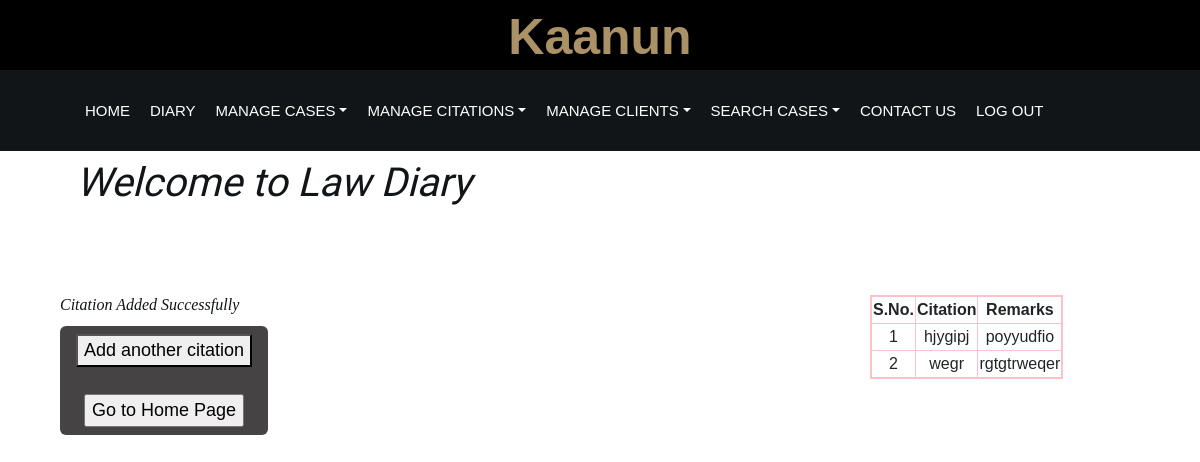
Screenshot of /citations/citationGeneral.php (signed in) with the database file from the repository.
### tables this page shows
CREATE TABLE `citations` (
  `idCit` int(15) NOT NULL,
  `userId` int(15) NOT NULL,
  `citation` varchar(5000) NOT NULL,
  `remarks` varchar(5000) NOT NULL
);

### citations/citationGeneral.php (the view, shortened to what this page needs)
<!DOCTYPE html>
<html>
<head>
    <link href="css/style.css" rel="stylesheet">
    <link href="https://stackpath.bootstrapcdn.com/bootstrap/4.4.1/css/bootstrap.min.css" rel="stylesheet">
    <link href="https://cdnjs.cloudflare.com/ajax/libs/font-awesome/5.10.0/css/all.min.css" rel="stylesheet">
    <link href="lib/animate/animate.min.css" rel="stylesheet">
    <link href="lib/owlcarousel/assets/owl.carousel.min.css" rel="stylesheet">
    <link href="../css/index_style.css" rel="stylesheet">
</head>
<body>
    <div class="wrapper">
        <div class="top-bar">
            <div class="container-fluid">
                <div class="row">
                    <div class="logo">
                        <center>
                            <a href="./index.php" class="link_head">
                                <p>Kaanun</p>
                            </a>
                        </center>
                    </div>
                </div>
            </div>
        </div>
    </div>
    <div class="nav-bar" style="margin:auto">
        <div class="container-fluid">
            <nav class="navbar navbar-expand-lg bg-dark navbar-dark">
                <div class="collapse navbar-collapse justify-content-between" id="navbarCollapse">
                    <div class="navbar-nav mr-auto">
                        <a href="../home.php" class="nav-item nav-link">Home</a>
                        <a href="../diary/dateRetrieve.php" class="nav-item nav-link">Diary</a>
                        <div class="nav-item dropdown">
                            <a href="#" class="nav-link dropdown-toggle" data-toggle="dropdown">Manage Cases</a>
                        </div>
                        <div class="nav-item dropdown">
                            <a href="#" class="nav-link dropdown-toggle" data-toggle="dropdown">Manage Citations</a>
                        </div>
                        <div class="nav-item dropdown">
                            <a href="#" class="nav-link dropdown-toggle" data-toggle="dropdown">Manage Clients</a>
                        </div>
                        <div class="nav-item dropdown">
                            <a href="#" class="nav-link dropdown-toggle" data-toggle="dropdown">Search Cases</a>
                        </div>
                        <a href="../home.php #footer" class="nav-item nav-link">Contact Us</a>
                        <a href="../index.php" class="nav-item nav-link">Log Out</a>
                    </div>
                </div>
            </nav>
        </div>
    </div>
    <nav id="navbar" class="navbar order-last order-lg-4" style="margin-left: 5%;">
        <h3 style="font-family: 'Tangerine', serif; font-size: 40px; display: inline;">Welcome to Law Diary</h3>
    </nav>
    <br><br><br>
    <?php
    $mysqli = new mysqli("localhost", "root", "", "lawdiary");
    $userId = $_SESSION["userID"];
    $citation = $_POST['citation'];
    $remarks = $_POST['remarks'];
    ?>
    <div class="container" style="display:flex">
        <div class="col" style="flex:1">
            <?php
            $sqlCit = "select * from citations ORDER BY idCit DESC LIMIT 1";
            $resultCit = $mysqli->query($sqlCit);
            if ($resultCit->num_rows > 0) {
                while ($rowCit = $resultCit->fetch_assoc()) {
                    $idCit = $rowCit['idCit'] + 1;
                }
            } else {
                $idCit = 1;
            }
            $sql = "insert into citations(idCit, userid, citation, remarks) values ($idCit, $userId, '$citation', '$remarks')";
            if ($mysqli->query($sql) === FALSE) {
                echo "Error: " . $sql . "<br>" . $mysqli->error;
            } else {
                echo "<h6>Citation Added Successfully</h6>";
            ?>
                <div class="button" style="float: center; width: 30%">
                    <center>
                        <form action="./addGeneral.php" method="post">
                            <button name="caseid" style="float: center; left: 8%">Add another citation</button>
                        </form>
                        <br>
                        <form action="../home.php" class="button" style="display: inline; width:18px">
                            <input type="submit" value="Go to Home Page">
                        </form>
                    </center>
                </div>
            <?php
            }
            ?>
        </div>
        <div class="col" style="flex:0.5; margin-left:10px">
            <?php
            $sqlCit = "select * from citations where userid=$userId";
            $resultCit = $mysqli->query($sqlCit);
            if ($resultCit->num_rows > 0) {
                $sno = 1;
                echo "<center><table border='1'><tr>
                        <th><center>S.No.</center></th>
                        <th><center>Citation</center></th>
                        <th><center>Remarks</center></th>
                        </tr>";
                while ($rowCit = $resultCit->fetch_assoc()) {
                    echo "<tr><td><center>" . $sno . "</center></td>";
                    $sno++;
                    echo "<td><center>" . $rowCit['citation'] . "</center></td>";
                    echo "<td><center>" . $rowCit['remarks'] . "</center></td></tr>";
                }
                echo "</table></center>";
            } else {
                echo "<center><h6>
                            No citations recorded yet.</h6></center>";
            }
            ?>
        </div>
    </div>
</body>
</html>

### css/style.css (style rules this page uses)
body { color: #666666; background: #ffffff; font-family: 'Roboto', sans-serif; font-weight: 400; }
h1, h2, h3, h4, h5, h6 { font-family: 'EB Garamond', serif; font-weight: 600; font-style: italic; color: #121518; }
a { color: #454545; transition: .3s; }
.wrapper { position: relative; width: 100%; max-width: 1366px; margin: 0 auto; background: #ffffff; }
.top-bar { position: relative; height: 90px; background: #000000; }
.top-bar .logo { padding: 15px 0; text-align: left; overflow: hidden; }
@media (min-width: 992px) { .top-bar { padding: 0 60px; } }
.link_head { text-decoration: none; }
.nav-bar { position: relative; padding: 20px 0; transition: .3s; }
.nav-bar .navbar { height: 100%; padding: 0; }
.navbar-dark .navbar-nav .nav-link, .navbar-dark .navbar-nav .nav-link:focus, .navbar-dark .navbar-nav .nav-link:hover, .navbar-dark .navbar-nav .nav-link.active { padding: 10px 10px 8px 10px; color: #ffffff; }
@media (min-width: 992px) { .nav-bar { padding: 20px 60px; } }
@media (min-width: 992px) { .nav-bar, .nav-bar .navbar { background: #121518 !important; } }
@media (min-width: 992px) { .nav-bar a.nav-link { padding: 8px 15px; font-size: 15px; text-transform: uppercase; } }

### css/index_style.css (style rules this page uses)
html { overflow-x: hidden; max-width: 100%; }
body { margin: 0; padding: 0; font-family: sans-serif; background: url() no-repeat; background-size: cover; overflow-x: hidden; max-width: 100%; }
.wrapper { position: relative; width: 100%; margin: 0 auto; background: #ffffff; }
.button { padding: 8px; color: #ffffff; background: none rgb(69, 67, 67); border: none; border-radius: 6px; font-size: 18px; cursor: pointer; margin: 12px 0; }
.top-bar { position: relative; height: 70px; background: #000000; text-align: center; display: block; width: 100%; margin: auto; }
.top-bar .logo { padding: 10px 0; text-align: center; overflow: hidden; display: block; margin: auto; }
.top-bar .logo p { color: #aa9166; font-size: 50px; line-height: 55px; font-weight: 800; text-align: center; float: center; display: block; margin: auto; }
.link_head { text-decoration: none; margin: auto; }
.nav-bar { position: relative; padding: 20px 0; transition: .3s; }
.nav-bar .navbar { height: 100%; padding: 0; }
.navbar-dark .navbar-nav .nav-link, .navbar-dark .navbar-nav .nav-link:focus, .navbar-dark .navbar-nav .nav-link:hover, .navbar-dark .navbar-nav .nav-link.active { padding: 10px 10px 8px 10px; color: #ffffff; }
@media (min-width: 992px) { .nav-bar { padding: 20px 60px; } }
@media (min-width: 992px) { .nav-bar, .nav-bar .navbar { background: #121518 !important; } }
@media (min-width: 992px) { .nav-bar a.nav-link { padding: 8px 15px; font-size: 15px; text-transform: uppercase; } }

### citations/citationGeneral.php (style rules this page uses)
table { border-style: solid; border-width: 2px; border-color: pink; }

### rows the page displays
citations: citation "hjygipj", remarks "poyyudfio"
citations: citation "wegr", remarks "rgtgtrweqer"
